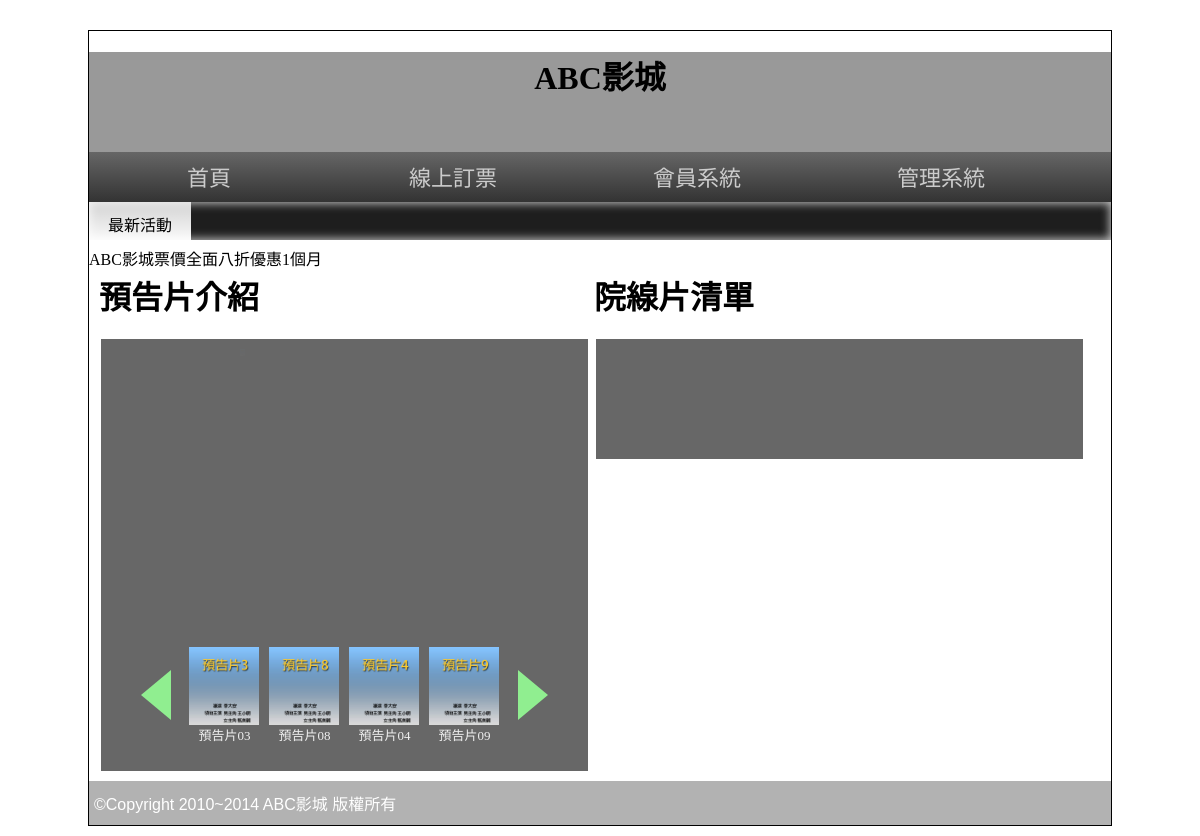
Before: / with the older database file.
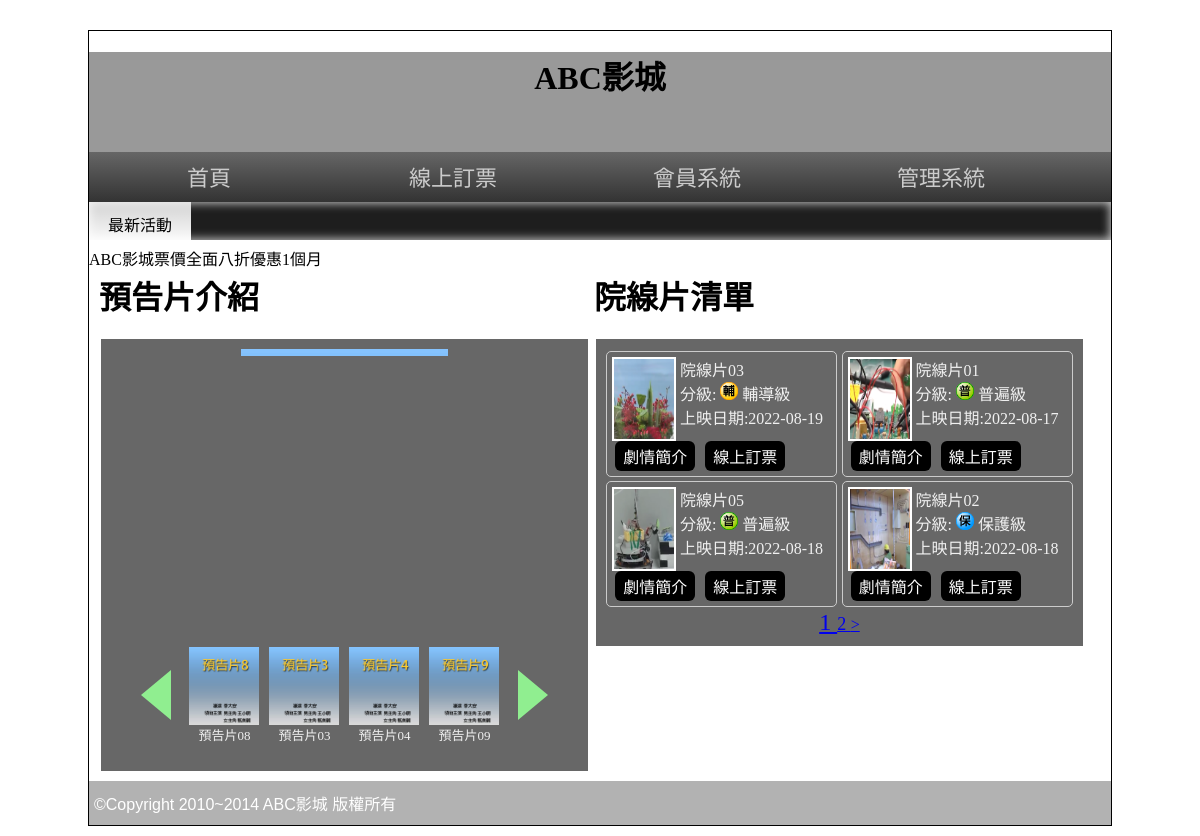
After: the same page with the newer database file.
### tables this page shows
CREATE TABLE `poster` (
  `id` int(11) UNSIGNED NOT NULL,
  `img` varchar(128) NOT NULL,
  `name` varchar(64) NOT NULL,
  `rank` int(11) UNSIGNED NOT NULL,
  `sh` int(1) UNSIGNED NOT NULL,
  `ani` int(1) UNSIGNED NOT NULL
);

CREATE TABLE `movie` (
  `id` int(11) UNSIGNED NOT NULL,
  `name` varchar(64) NOT NULL,
  `level` varchar(10) NOT NULL,
  `length` int(10) UNSIGNED NOT NULL,
  `ondate` date NOT NULL,
  `publish` text NOT NULL,
  `director` text NOT NULL,
  `trailer` text NOT NULL,
  `poster` text NOT NULL,
  `intro` text NOT NULL,
  `rank` int(11) UNSIGNED NOT NULL,
  `sh` int(1) UNSIGNED NOT NULL
);

### base.php (called while the page is built, shortened)
<?php
class DB
{
    protected $table;
    protected $dsn='mysql:host=localhost;charset=utf8;dbname=db19';
    protected $pdo;
    function __construct($table)
    {
        $this->table=$table;
        $this->pdo=new PDO($this->dsn,'root','');
    }
    function all(...$arg)
    {
        $sql="select * from $this->table ";
        if(isset($arg[0]))
        {
            if(is_array($arg[0]))
            {
                foreach($arg[0] as $key => $val){
                    $tmp[]="`$key`='$val'";
                }
                $sql.= " where ".join(" && ",$tmp);
            }else{
                $sql.=$arg[0];
            }
        }
        if(isset($arg[1]))
        {
            $sql.=$arg[1];
        }
        return $this->pdo->query($sql)->fetchAll(PDO::FETCH_ASSOC);
    }
    function math($math,$col,...$arg)
    {
        $sql="select $math($col) from $this->table ";
        if(isset($arg[0])){
            if(is_array($arg[0])){
                foreach($arg[0] as $key => $val){
                    $tmp[]="`$key`='$val'";
                }
                $sql .= " where " . join(" && ",$tmp);
            }else{
                $sql .= $arg[0];
            }
        }
        return $this->pdo->query($sql)->fetchColumn();
    }
}
$Poster=new DB('poster');
$Movie=new DB('movie');
$Level=[
    '普遍級'=>'03C01.png',
    '輔導級'=>'03C02.png',
    '保護級'=>'03C03.png',
    '限制級'=>'03C04.png',
];
?>

### front/main.php (the view, shortened to what this page needs)
<div class="half" style="vertical-align:top;">
      <h1>預告片介紹</h1>
      <div class="rb tab" style="width:95%;">
        <div>
          <div class="lists">
            <?php
              $pos=$Poster->all(['sh'=>1]," order by rank");
              foreach($pos as $key => $po){
                echo "<div class='poster' id='p{$po['id']}' data-ani='{$po['ani']}'>";
                echo "<img src='./upload/{$po['img']}'>";
                echo "</div>";
              }
            ?>
          </div>
          <div class="controls">
            <div class="left"></div>
            <div class="icons">
              <?php
                foreach($pos as $key => $po){
                  echo "<div class='icon' id='i{$po['id']}' data-ani='{$po['ani']}'>";
                  echo "<img src='./upload/{$po['img']}'>";
                  echo "<div>{$po['name']}</div>";
                  echo "</div>";
                }
              ?>
            </div>
            <div class="right"></div>
          </div>
        </div>
      </div>
    </div>
    <div class="half">
      <h1>院線片清單</h1>
      <div class="rb tab" style="width:95%; display:flex;flex-wrap:wrap ;justify-content:space-between">
      <?php
          $startDate=date("Y-m-d",strtotime("-2 days"));
          $today=date("Y-m-d");
          $all=$Movie->math("count","id"," Where `sh`='1' && ondate between '$startDate' AND '$today'");
          $div=4;
          $pages=ceil($all/$div);
          $now=$_GET['p']??1;
          $start=($now-1)*$div;
          $rows=$Movie->all(" Where `sh`='1' && ondate between '$startDate' AND '$today' order by rank limit $start,$div");
          foreach($rows as $row){
      ?>
        <div style="display:flex;flex-wrap:wrap;border:1px solid #ccc;border-radius:5px;width:49.5%;padding:5px;box-sizing:border-box;margin:2px 0">
            <div style="width:30%">
             <a href='?do=intro&id=<?=$row['id'];?>'>
                <img src="./upload/<?=$row['poster'];?>" style="width:60px;height:80px;border:2px solid white">
              </a>
            </div>
            <div style="width:70%;padding-left:2px;box-sizing:border-box">
              <div><?=$row['name'];?></div>
              <div>分級:
                <img src="./icon/<?=$Level[$row['level']];?>" style="width:18px">
                <?=$row['level'];?>
              </div>
              <div>上映日期:<?=$row['ondate'];?></div>
            </div>
            <div style="width:100%">
              <button onclick="location.href='?do=intro&id=<?=$row['id'];?>'">劇情簡介</button>
              <button onclick="location.href='?do=order&id=<?=$row['id'];?>'">線上訂票</button>
            </div>
        </div>
      <?php
      }
      ?>
        <div class="ct" style="width:100%">
        <?php
          for($i=1;$i<=$pages ;$i++){
              $fontSize=($now==$i)?'24px':'18px';
            echo "<a href='?p={$i}' style='font-size:{$fontSize}'> $i </a>";
          }
          if(($now+1)<=$pages){
            $p=($now+1);
            echo "<a href='?p={$p}' > > </a>";
          }
        ?>
        </div>
      </div>
    </div>

### index.php (shortened to what this page needs)
<?php include_once "base.php";?>
<!DOCTYPE html PUBLIC "-//W3C//DTD XHTML 1.0 Transitional//EN" "http://www.w3.org/TR/xhtml1/DTD/xhtml1-transitional.dtd">
<html xmlns="http://www.w3.org/1999/xhtml">
<head>
<link rel="stylesheet" href="css/css.css">
<link href="css/s2.css" rel="stylesheet" type="text/css">
</head>
<body>
<div id="main">
  <div id="top" class="ct" style=" background:#999 center; background-size:cover; " title="替代文字">
    <h1>ABC影城</h1>
  </div>
  <div id="top2">
    <a href="index.php">首頁</a>
    <a href="?do=order">線上訂票</a>
    <a href="#">會員系統</a>
    <a href="back.php">管理系統</a> </div>
  <div id="text"> <span class="ct">最新活動</span>
    <marquee direction="right">
    ABC影城票價全面八折優惠1個月
    </marquee>
  </div>
  <div id="mm">
  <?php
  $do=$_GET['do']??'main';
  $file='./front/'.$do.".php";
  if(file_exists($file)){
    include $file;
  }else{
    include "./front/main.php";
  }
  ?>
  </div>
  <div id="bo"> ©Copyright 2010~2014 ABC影城 版權所有 </div>
</div>
</body>
</html>

### css/css.css (style rules this page uses)
body { background:url(../icon/b.png); font-family:微軟正黑體; }
input[type='button'],input[type='submit'],input[type='reset'],button,.button { background:#000; color:#fff; border:none; cursor:pointer; font-size:16px; text-decoration:none; padding:3px 8px; border-radius:6px; margin:0 3px; }
#main { width:1022px; min-height:766px; border:#000 1px solid; margin:30px auto 10px auto; }
#top { display:block; height:100px; }
#top2 { display:block; height:50px; background: -webkit-linear-gradient(top,#666,#333); background: -ms-linear-gradient(top,#666,#333); background: -moz-linear-gradient(top,#666,#333); background: linear-gradient(top,#666,#333); }
#top2 a { display:inline-block; width:200px; padding:12px 20px 12px 20px; text-align:center; color:#ccc; text-decoration:none; font:normal 22px/26px Open Sans,'微軟正黑體'; transition:all ease-in .3s; }
#text { display:block; height:38px; box-shadow:#CCC 0px 0px 10px 1px inset; background-color: #1e1e1e; }
#text span { width:10%; display:inline-block; padding:10px 0px 10px 0px; vertical-align:top; background: -ms-linear-gradient(top,rgba(255,255,255,0.8),rgba(255,255,255,1)); background: -webkit-linear-gradient(top,rgba(255,255,255,0.8),rgba(255,255,255,1)); background: -moz-linear-gradient(top,rgba(255,255,255,0.8),rgba(255,255,255,1)); background: linear-gradient(top,rgba(255,255,255,0.8),rgba(255,255,255,1)); }
#mm { padding:10px; min-height:520px; }
#bo { padding:10px 5px 10px 5px; min-height:20px; display:block; color:#FFF; font-family:Arial, Helvetica, sans-serif,'微軟正黑體'; font-weight:500; background:rgba(0,0,0,0.3); }
.ct { text-align:center; }
.half { width:49%; display:inline-block; }
.rb { background:rgba(39,39,39,0.7); color:rgba(255,255,255,0.9); }
.tab { width:80%; display:block; margin-left:auto; margin-right:auto; min-height:100px; padding:10px; }

### front/main.php (style rules this page uses)
.lists *,.controls * { box-sizing: border-box; }
.lists { width:210px; height:280px; margin:auto; position: relative; }
.controls { width:420px; height:100px; margin: 1rem auto; display:flex; align-items: center; justify-content: space-around; }
.right,.left { width:0; border-top:25px solid transparent; border-bottom:25px solid transparent; }
.right { border-left:30px solid lightgreen; }
.left { border-right:30px solid lightgreen; }
.icons { width:320px; height:100%; display:flex; overflow: hidden; }
.poster { width:100%; text-align: center; position: absolute; display: none; }
.poster img { width:99%; }
.icon { width:80px; flex-shrink: 0; padding:2px; text-align: center; font-size: small; position:relative; }
.icon img { width:70px; }

Changed rows visible on the page:
changed poster "預告片08": moves up the list
now on this page (row edited): movie: poster (picture), name "院線片03", shows a picture, level "輔導級", ondate "2022-08-19"
now on this page (row edited): movie: poster (picture), name "院線片01", level "普遍級", ondate "2022-08-17"
now on this page (row edited): movie: poster (picture), name "院線片05", level "普遍級", ondate "2022-08-18"
now on this page (row edited): movie: poster (picture), name "院線片02", shows a picture, level "保護級", ondate "2022-08-18"
Other visible differences:
new list line: "1"
new list line: "2"
